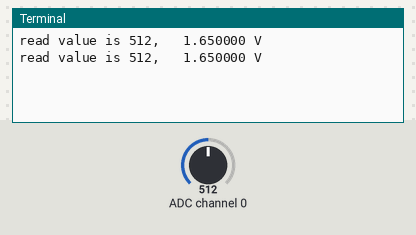
Bench run of a program on a simulated Raspberry Pi (BCM pin numbers). Parts: the last lines printed to the terminal. The inputs (shaded band) are chosen by the test bench; at power-on: ADC channel 0 = 512 (analog values on the 0–1023 scale).

Above: at 1.2 s.
1.3 s: ADC channel 0 set to 716
At 2.6 s:
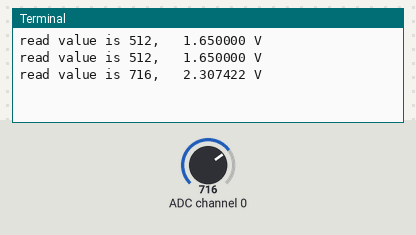
2.8 s: ADC channel 0 set to 900
At 3.4 s:
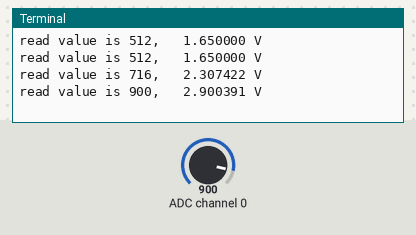
Timing chart, 0 to 5.8 s (numbered marks = the images above; inputs shaded):
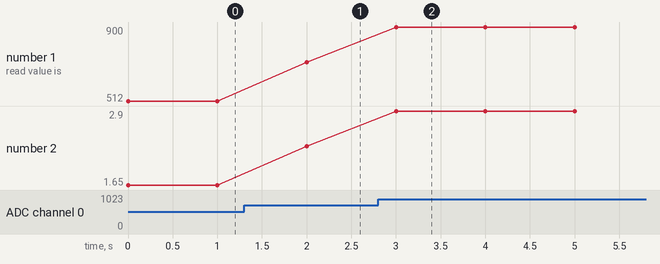

Measured:
- after the input at 1.3 s, the terminal: prints a new line after 0.70 s (image 1)
- after the input at 2.8 s, the terminal: prints a new line after 0.20 s (image 2)
- plotted number 1: 512 → 716 after the input at 1.3 s, 716 → 900 after the input at 2.8 s
- plotted number 2: 1.65 → 2.31 after the input at 1.3 s, 2.31 → 2.9 after the input at 2.8 s

The program:

readadc.py
```python
import spidev, time

spi = spidev.SpiDev()
spi.open(0, 0)

def analog_read(channel):
    r = spi.xfer2([1, (8 + channel) << 4, 0])
    adc_out = ((r[1]&3) << 8) + r[2]
    return adc_out

while True:
    reading = analog_read(0)
    voltage = reading * 3.3 / 1024
    print("read value is %d,\t %f V" % (reading, voltage))
    time.sleep(1)
```
